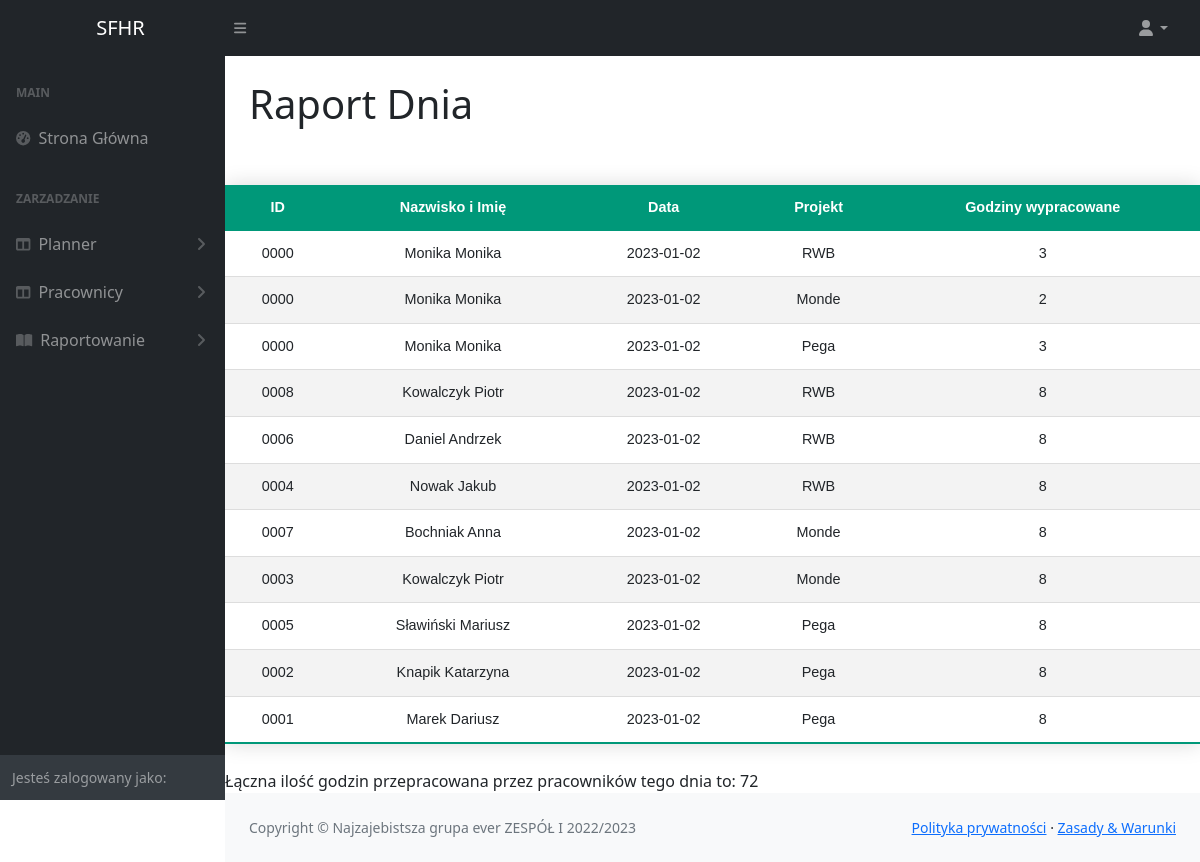
/RaportdzienGotowy.php?RaportDzien=2023-01-02, run on the app's committed database.
### tables this page shows
CREATE TABLE `planner` (
  `ID_Pracownika` text NOT NULL,
  `Nazwisko i Imie` text NOT NULL,
  `Data` date NOT NULL,
  `Projekt` text NOT NULL,
  `Godziny wypracowane` int(255) NOT NULL
);

### RaportdzienGotowy.php (the view, shortened to what this page needs)
<?php
$servername = "localhost";
$username = "root";
$password = "";
$dbname = "projekt";
$conn = new mysqli($servername, $username, $password, $dbname);
$getDzien = $_GET['RaportDzien'];
$sql = "SELECT * FROM Planner WHERE `Data` = '$getDzien'";
$result = $conn->query($sql);
$sumagodzin = 0;
?>
<!DOCTYPE html>
<html lang="en">
    <head>
        <link href="css/styles.css" rel="stylesheet" />
    </head>
    <body class="body_class">
        <nav class="sb-topnav navbar navbar-expand navbar-dark bg-dark">
            <a class="Branding_Panel ps-3" href="homepage.php">SFHR</a>
            <button class="btn btn-link btn-sm order-1 order-lg-0 me-4 me-lg-0" id="sidebarToggle" href="#!"><i class="fas fa-bars"></i></button>
            <ul class="navbar-nav ms-auto ms-md-0 me-3 me-lg-4">
                <li class="nav-item dropdown">
                    <a class="nav-link dropdown-toggle" id="navbarDropdown" href="#" role="button" data-bs-toggle="dropdown" aria-expanded="false"><i class="fas fa-user fa-fw"></i></a>
                </li>
            </ul>
        </nav>
        <div id="layoutSidenav">
            <div id="layoutSidenav_nav">
                <nav class="sb-sidenav accordion sb-sidenav-dark" id="sidenavAccordion">
                    <div class="sb-sidenav-menu">
                        <div class="nav">
                            <div class="sb-sidenav-menu-heading">Main</div>
                            <a class="nav-link" href="homepage.php">
                            <div class="sb-nav-link-icon"><i class="fas fa-tachometer-alt"></i></div>
                            Strona Główna
                            </a>
                            <div class="sb-sidenav-menu-heading">Zarzadzanie</div>
                            <a class="nav-link collapsed" href="#" data-bs-toggle="collapse" data-bs-target="#collapseLayouts1" aria-expanded="false" aria-controls="collapseLayouts1">
                                <div class="sb-nav-link-icon"><i class="fas fa-columns"></i></div>
                                Planner
                                <div class="sb-sidenav-collapse-arrow"><i class="fas fa-angle-down"></i></div>
                            </a>
                            <a class = "nav-link collapsed" href="#" data-bs-toggle="collapse" data-bs-target="#collapseLayouts2" aria-expanded = "false" aria-controls="collapseLayouts2">
                                <div class="sb-nav-link-icon"><i class="fas fa-columns"></i></div>
                                Pracownicy
                                <div class="sb-sidenav-collapse-arrow"><i class="fas fa-angle-down"></i></div>
                            </a>
                            <a class="nav-link collapsed" href="#" data-bs-toggle="collapse" data-bs-target="#collapsePages" aria-expanded="false" aria-controls="collapsePages">
                                <div class="sb-nav-link-icon"><i class="fas fa-book-open"></i></div>
                                Raportowanie
                                <div class="sb-sidenav-collapse-arrow"><i class="fas fa-angle-down"></i></div>
                            </a>
                        </div>
                    </div>
                    <div class="sb-sidenav-footer">
                        <div class="small">Jesteś zalogowany jako:</div>
                    </div>
                </nav>
            </div>
            <div id="layoutSidenav_content">
                <main>
                    <div class="container-fluid px-4">
                        <h1 class="mt-4">Raport Dnia</h1>
                    </div>
                </main>
                <table class="Tabeleczka">
                <thead>
                    <tr>
                    <th>ID</th>
                    <th>Nazwisko i Imię</th>
                    <th>Data</th>
                    <th>Projekt</th>
                    <th>Godziny wypracowane</th>
                    </tr>
                </thead>
                <tbody>
                <?php
                    if ($result->num_rows > 0) {
                        while($row = $result->fetch_assoc()) {
                        echo "<tr>";
                        echo "<td>" . $row['ID_Pracownika'] . "</td>";
                        echo "<td>" . $row['Nazwisko i Imie'] . "</td>";
                        echo "<td>" . $row['Data'] . "</td>";
                        echo "<td>" . $row['Projekt'] . "</td>";
                        echo "<td>" . $row['Godziny wypracowane'] . "</td>";
                        $sumagodzin = $sumagodzin + $row['Godziny wypracowane'];
                        echo "</tr>";
                        }
                    }
                        else {
                        echo "0 results";
                    }
                ?>
                </tbody>
                </table>
                <?php
                echo "Łączna ilość godzin przepracowana przez pracowników tego dnia to: " . $sumagodzin;
                ?>
                <footer class="py-4 bg-light mt-auto">
                    <div class="container-fluid px-4">
                        <div class="d-flex align-items-center justify-content-between small">
                            <div class="text-muted">Copyright &copy; Najzajebistsza grupa ever ZESPÓŁ I 2022/2023</div>
                            <div>
                                <a href="#">Polityka prywatności</a>
                                &middot;
                                <a href="#">Zasady &amp; Warunki</a>
                            </div>
                        </div>
                    </div>
                </footer>
            </div>
        </div>
    </body>
</html>

### data on the page
planner: ID_Pracownika "0000", Nazwisko i Imie "Monika Monika", Data "2023-01-02", Projekt "RWB", Godziny wypracowane "3"
planner: ID_Pracownika "0000", Nazwisko i Imie "Monika Monika", Data "2023-01-02", Projekt "Monde", Godziny wypracowane "2"
planner: ID_Pracownika "0000", Nazwisko i Imie "Monika Monika", Data "2023-01-02", Projekt "Pega", Godziny wypracowane "3"
planner: ID_Pracownika "0008", Nazwisko i Imie "Kowalczyk Piotr", Data "2023-01-02", Projekt "RWB", Godziny wypracowane "8"
planner: ID_Pracownika "0006", Nazwisko i Imie "Daniel Andrzek", Data "2023-01-02", Projekt "RWB", Godziny wypracowane "8"
planner: ID_Pracownika "0004", Nazwisko i Imie "Nowak Jakub", Data "2023-01-02", Projekt "RWB", Godziny wypracowane "8"
planner: ID_Pracownika "0007", Nazwisko i Imie "Bochniak Anna", Data "2023-01-02", Projekt "Monde", Godziny wypracowane "8"
planner: ID_Pracownika "0003", Nazwisko i Imie "Kowalczyk Piotr", Data "2023-01-02", Projekt "Monde", Godziny wypracowane "8"
planner: ID_Pracownika "0005", Nazwisko i Imie "Sławiński Mariusz", Data "2023-01-02", Projekt "Pega", Godziny wypracowane "8"
planner: ID_Pracownika "0002", Nazwisko i Imie "Knapik Katarzyna", Data "2023-01-02", Projekt "Pega", Godziny wypracowane "8"
planner: ID_Pracownika "0001", Nazwisko i Imie "Marek Dariusz", Data "2023-01-02", Projekt "Pega", Godziny wypracowane "8"

### other printed values
$sumagodzin "72"
